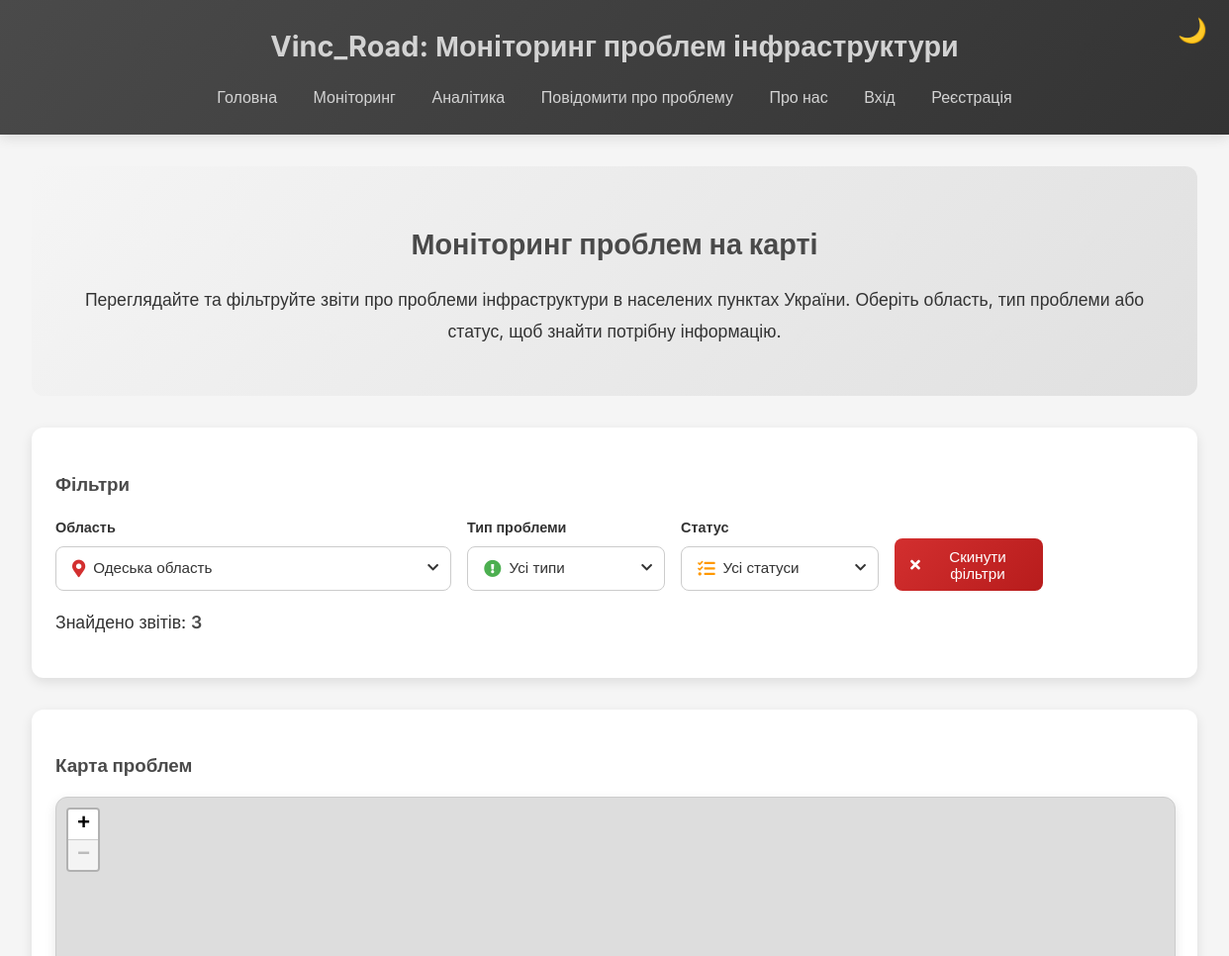
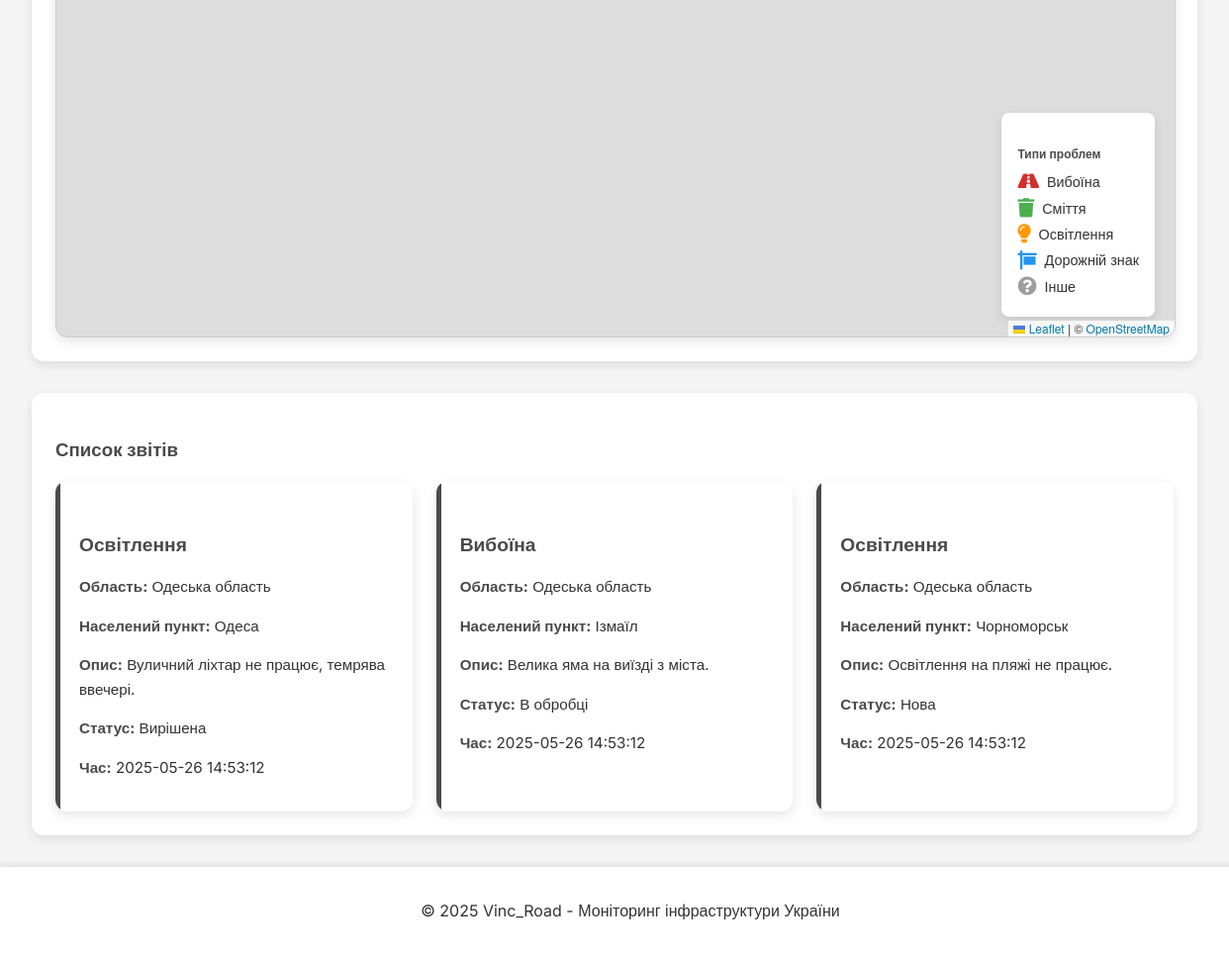
Page /php/monitor.php?region=Одеська область on the committed database (2 pictures, top to bottom).
### tables this page shows
CREATE TABLE `reports` (
  `id` int(11) NOT NULL,
  `user_id` int(11) NOT NULL,
  `region` varchar(255) NOT NULL,
  `city` varchar(255) NOT NULL,
  `type` enum('pothole','trash','light','sign','other') NOT NULL,
  `description` text DEFAULT NULL,
  `latitude` decimal(10,8) NOT NULL,
  `longitude` decimal(11,8) NOT NULL,
  `photo` varchar(255) DEFAULT NULL,
  `status` enum('new','in_progress','resolved') DEFAULT 'new',
  `created_at` timestamp NOT NULL DEFAULT current_timestamp(),
  `region_id` int(11) DEFAULT NULL,
  `city_id` int(11) DEFAULT NULL,
  `report_type_id` int(11) DEFAULT NULL,
  `status_id` int(11) DEFAULT NULL
);

### php/monitor.php (the view, shortened to what this page needs)
<?php
$conn = getDbConnection();
$region = isset($_GET['region']) ? $conn->real_escape_string($_GET['region']) : '';
$type = isset($_GET['type']) ? $conn->real_escape_string($_GET['type']) : '';
$status = isset($_GET['status']) ? $conn->real_escape_string($_GET['status']) : '';
$sql = "SELECT DISTINCT * FROM reports WHERE latitude BETWEEN 44 AND 53 AND longitude BETWEEN 22 AND 40";
if ($region) {
    $sql .= " AND region = '$region'";
}
$result = $conn->query($sql);
$reports = [];
while ($row = $result->fetch_assoc()) {
    $reports[] = $row;
}
$stats_query = "SELECT COUNT(*) as total FROM reports WHERE latitude BETWEEN 44 AND 53 AND longitude BETWEEN 22 AND 40";
if ($region) {
    $stats_query .= " AND region = '$region'";
}
$stats_result = $conn->query($stats_query);
$total_reports = $stats_result->fetch_assoc()['total'];
$types = [
    'pothole' => 'Вибоїна',
    'trash' => 'Сміття',
    'light' => 'Освітлення',
    'sign' => 'Дорожній знак',
    'other' => 'Інше'
];
$statuses = [
    'new' => 'Нова',
    'in_progress' => 'В обробці',
    'resolved' => 'Вирішена'
];
$icons = [
    'pothole' => '<i class="fas fa-road" style="color: #d32f2f;"></i>',
    'trash' => '<i class="fas fa-trash" style="color: #4caf50;"></i>',
    'light' => '<i class="fas fa-lightbulb" style="color: #ff9800;"></i>',
    'sign' => '<i class="fas fa-sign" style="color: #2196f3;"></i>',
    'other' => '<i class="fas fa-question-circle" style="color: #9e9e9e;"></i>'
];
$region_text = $region ? $region : '';
$type_text = $type ? $types[$type] : '';
$status_text = $status ? $statuses[$status] : '';
$reports_html = '';
if (empty($reports)) {
    $reports_html = '<p class="filter-message">Немає звітів за вибраними фільтрами.</p>';
} else {
    $reports_html = '<div class="reports-grid">';
    foreach ($reports as $report) {
        $reports_html .= '<div class="report-card" data-report-id="' . htmlspecialchars($report['id']) . '">';
        $reports_html .= '<div class="report-icon">' . ($icons[$report['type']] ?? $icons['other']) . '</div>';
        $reports_html .= '<h4>' . htmlspecialchars($types[$report['type']] ?? 'Інше') . '</h4>';
        $reports_html .= '<p><strong>Область:</strong> ' . htmlspecialchars($report['region']) . '</p>';
        $reports_html .= '<p><strong>Населений пункт:</strong> ' . htmlspecialchars($report['city']) . '</p>';
        $reports_html .= '<p><strong>Опис:</strong> ' . htmlspecialchars($report['description'] ?? 'Немає') . '</p>';
        $reports_html .= '<p><strong>Статус:</strong> ' . htmlspecialchars($statuses[$report['status']] ?? 'Невідомо') . '</p>';
        $reports_html .= '<p><strong>Час:</strong> ' . htmlspecialchars($report['created_at']) . '</p>';
        $reports_html .= '</div>';
    }
    $reports_html .= '</div>';
}
?>
<!DOCTYPE html>
<html lang="uk">
<head>
    <link rel="stylesheet" href="../css/common.css">
    <link rel="stylesheet" href="../css/monitor.css">
    <link rel="stylesheet" href="../css/map.css">
    <link rel="stylesheet" href="https://unpkg.com/leaflet@1.9.4/dist/leaflet.css" />
    <link rel="stylesheet" href="https://unpkg.com/leaflet.markercluster@1.5.3/dist/MarkerCluster.css" />
    <link rel="stylesheet" href="https://cdnjs.cloudflare.com/ajax/libs/font-awesome/5.15.4/css/all.min.css" />
    <link rel="stylesheet" href="../css/responsive.css">
</head>
<body>
    <button id="theme-toggle" class="theme-toggle">🌙</button>
    <header>
        <h1>Vinc_Road: Моніторинг проблем інфраструктури</h1>
        <nav>
            <a href="index.php">Головна</a>
            <a href="monitor.php">Моніторинг</a>
            <a href="analytics.php">Аналітика</a>
            <a href="report.php">Повідомити про проблему</a>
            <a href="about.php">Про нас</a>
            <?php if (isset($_SESSION['user_id'])): ?>
                <a href="profile.php">Профіль</a>
                <a href="logout.php">Вийти</a>
            <?php else: ?>
                <a href="login.php">Вхід</a>
                <a href="register.php">Реєстрація</a>
            <?php endif; ?>
        </nav>
    </header>
    <main>
        <section class="intro">
            <h2>Моніторинг проблем на карті</h2>
            <p>Переглядайте та фільтруйте звіти про проблеми інфраструктури в населених пунктах України. Оберіть область, тип проблеми або статус, щоб знайти потрібну інформацію.</p>
        </section>
        <section class="filters">
            <h3>Фільтри</h3>
            <form id="report-filter-form">
                <div class="filter-group">
                    <label for="region">Область</label>
                    <div class="filter-select">
                        <div class="filter-selected">
                            <i class="fas fa-map-marker-alt" style="color: #d32f2f;"></i>
                            <span class="filter-text"><?php echo htmlspecialchars($region_text); ?></span>
                        </div>
                    </div>
                </div>
                <div class="filter-group">
                    <label for="type">Тип проблеми</label>
                    <div class="filter-select">
                        <div class="filter-selected">
                            <i class="fas fa-exclamation-circle" style="color: #4caf50;"></i>
                            <span class="filter-text"><?php echo htmlspecialchars($type_text); ?></span>
                        </div>
                    </div>
                </div>
                <div class="filter-group">
                    <label for="status">Статус</label>
                    <div class="filter-select">
                        <div class="filter-selected">
                            <i class="fas fa-tasks" style="color: #ff9800;"></i>
                            <span class="filter-text"><?php echo htmlspecialchars($status_text); ?></span>
                        </div>
                    </div>
                </div>
                <button type="button" class="reset-filters"><i class="fas fa-times"></i> Скинути фільтри</button>
            </form>
            <div class="stats">
                <p>Знайдено звітів: <strong id="total-reports"><?php echo htmlspecialchars($total_reports); ?></strong></p>
            </div>
        </section>
        <section class="map-reports">
            <div class="map-container">
                <h3>Карта проблем</h3>
                <div id="map" style="height: 500px; position: relative;">
                    <div class="map-legend">
                        <h4>Типи проблем</h4>
                        <div><i class="fas fa-road" style="color: #d32f2f;"></i> Вибоїна</div>
                        <div><i class="fas fa-trash" style="color: #4caf50;"></i> Сміття</div>
                        <div><i class="fas fa-lightbulb" style="color: #ff9800;"></i> Освітлення</div>
                        <div><i class="fas fa-sign" style="color: #2196f3;"></i> Дорожній знак</div>
                        <div><i class="fas fa-question-circle" style="color: #9e9e9e;"></i> Інше</div>
                    </div>
                </div>
            </div>
            <div class="reports-list">
                <h3>Список звітів</h3>
                <div id="reports-container">
                    <?php echo $reports_html; ?>
                </div>
            </div>
        </section>
    </main>
    <footer>
        <p>© 2025 Vinc_Road - Моніторинг інфраструктури України</p>
    </footer>
</body>
</html>

### css/common.css (style rules this page uses)
:root { --primary-color: #4a4a4a; --accent-color: #d3d3d3; --background-light: #f5f5f5; --background-dark: #1c2526; --text-light: #333333; --text-dark: #e0e0e0; --card-bg-light: #ffffff; --card-bg-dark: #2f2f2f; --shadow: 0 4px 12px rgba(0, 0, 0, 0.1); --transition: all 0.3s ease; }
body { font-family: 'Inter', sans-serif; margin: 0; padding: 0; line-height: 1.6; color: var(--text-light); background-color: var(--background-light); display: flex; flex-direction: column; min-height: 100vh; transition: var(--transition); }
header { background: linear-gradient(135deg, var(--primary-color), #333333); color: var(--accent-color); padding: 1.5rem; text-align: center; box-shadow: var(--shadow); }
header h1 { margin: 0; font-size: 1.8rem; font-weight: 700; }
nav { margin-top: 1rem; }
nav a { color: var(--accent-color); margin: 0 1rem; text-decoration: none; font-weight: 500; transition: var(--transition); }
main { max-width: 1200px; margin: 0 auto; padding: 2rem; flex: 1 0 auto; }
footer { background-color: var(--card-bg-light); text-align: center; padding: 1rem; width: 100%; flex-shrink: 0; box-shadow: 0 -2px 8px rgba(0, 0, 0, 0.1); }
.theme-toggle { position: fixed; top: 1rem; right: 1rem; background: none; border: none; font-size: 1.5rem; cursor: pointer; color: var(--accent-color); transition: var(--transition); }

### css/map.css (style rules this page uses)
#map { width: 100%; border-radius: 12px; border: 1px solid #ccc; box-shadow: var(--shadow, 0 4px 12px rgba(0, 0, 0, 0.1)); }

### css/responsive.css (style rules this page uses)
:root { --primary-color: #4a4a4a; --accent-color: #d3d3d3; --background-light: #f5f5f5; --background-dark: #1c2526; --text-light: #333333; --text-dark: #e0e0e0; --card-bg-light: #ffffff; --card-bg-dark: #2f2f2f; --shadow: 0 4px 12px rgba(0, 0, 0, 0.1); --transition: all 0.3s ease; }
@media (min-width: 1025px) { main { max-width: 1400px; } }
@media (min-width: 1025px) { .filter-group:has(#region) { max-width: 400px; } }
@media (min-width: 1025px) { #map { height: 400px; } }
@media (min-width: 1025px) { .reports-grid { grid-template-columns: repeat(auto-fit, minmax(300px, 1fr)); } }

### rows in the picture
reports: type "Освітлення", region "Одеська область", city "Одеса", description "Вуличний ліхтар не працює, темрява ввечері.", status "Вирішена", created_at "2025-05-26 14:53:12"
reports: type "Вибоїна", region "Одеська область", city "Ізмаїл", description "Велика яма на виїзді з міста.", status "В обробці", created_at "2025-05-26 14:53:12"
reports: type "Освітлення", region "Одеська область", city "Чорноморськ", description "Освітлення на пляжі не працює.", status "Нова", created_at "2025-05-26 14:53:12"

### other values in the picture
$total_reports "3"
